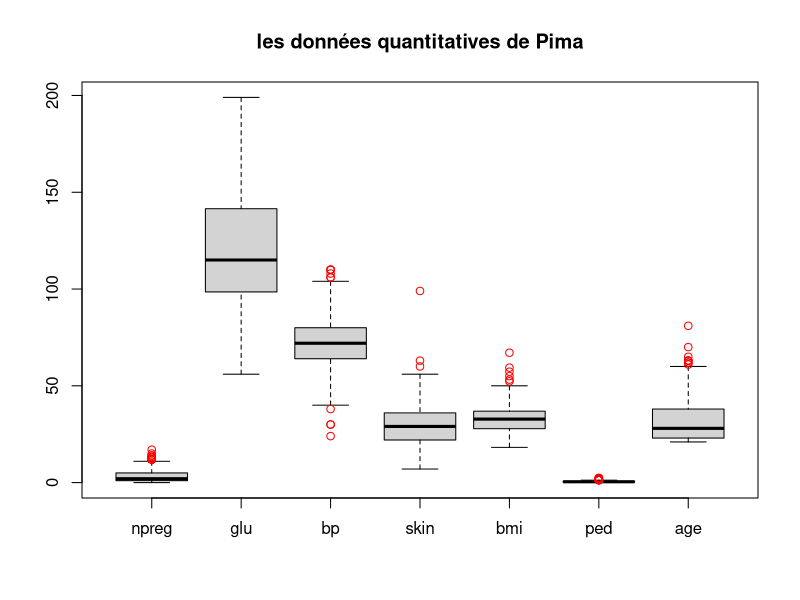
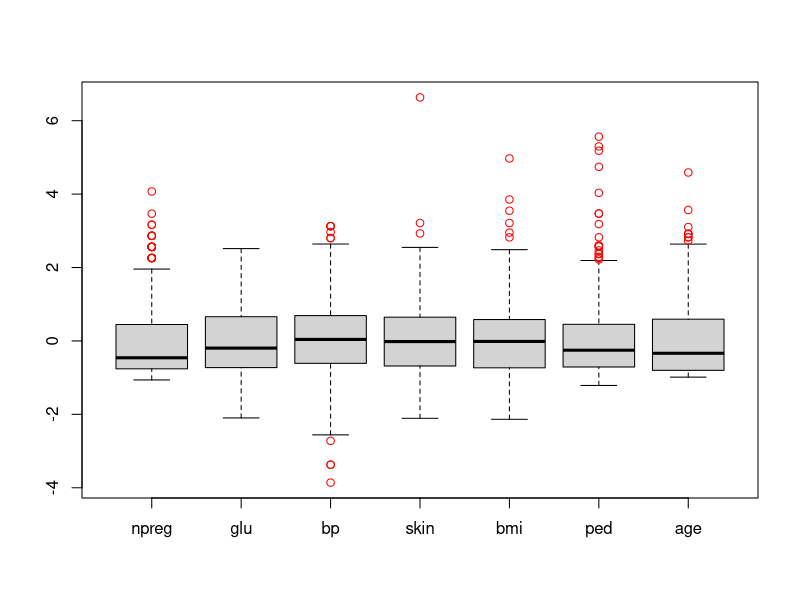
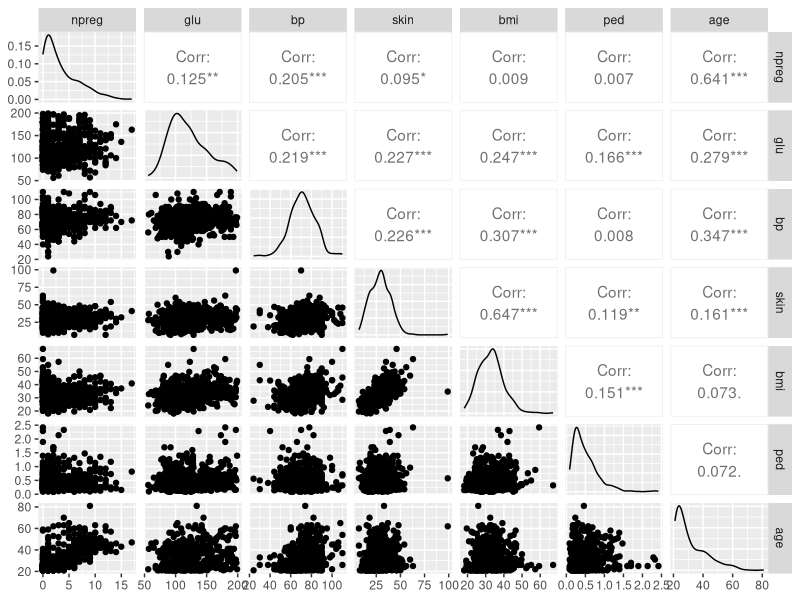
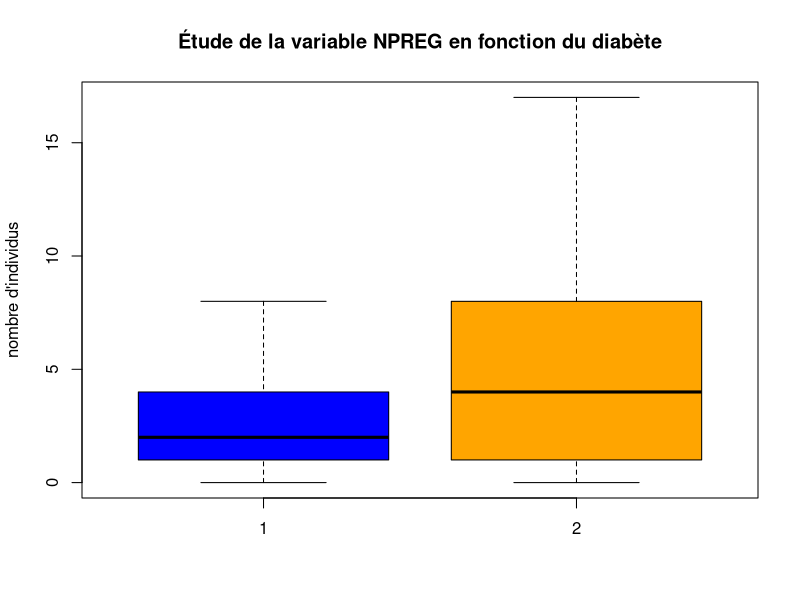
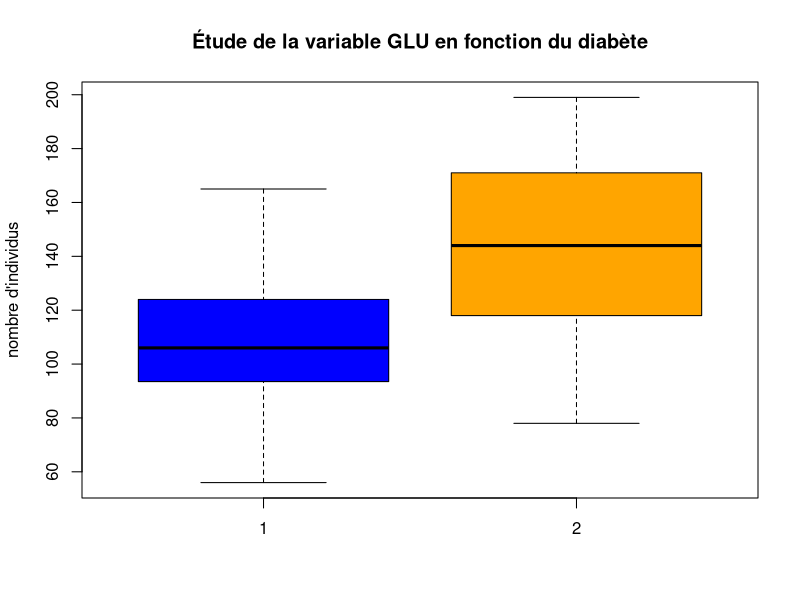
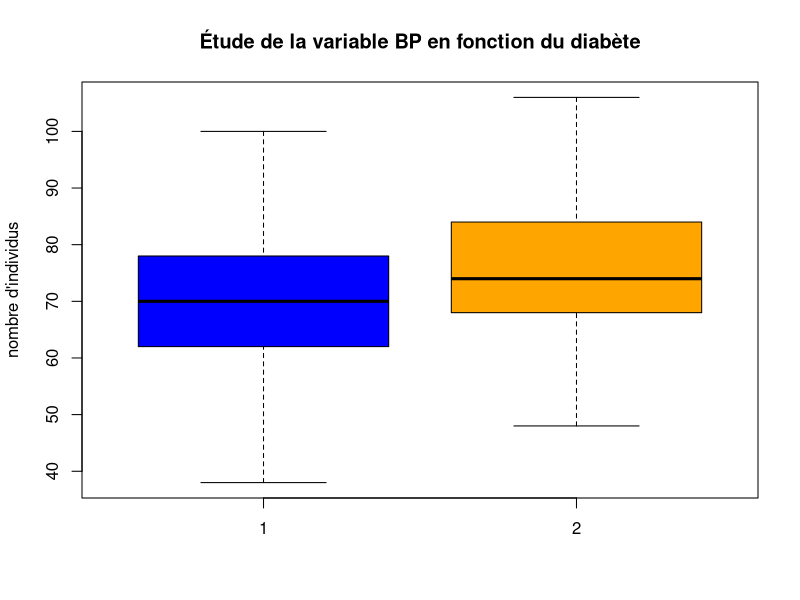
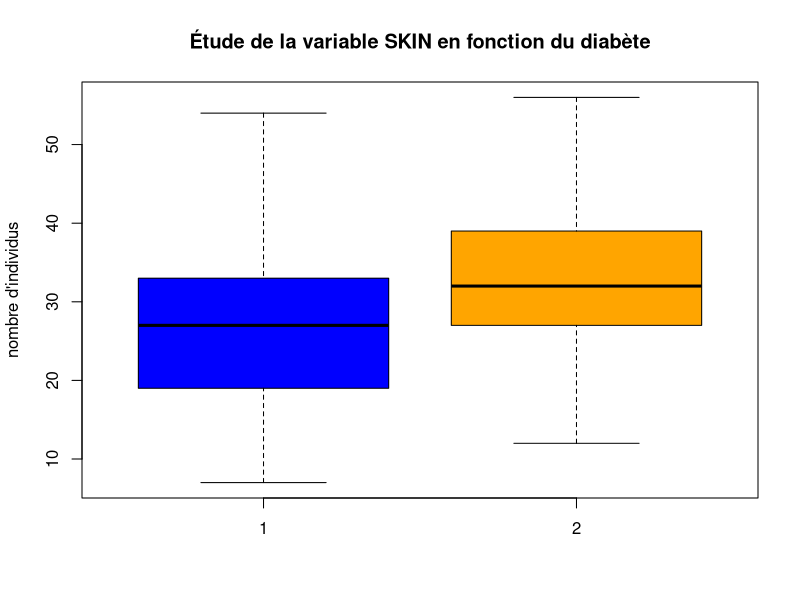
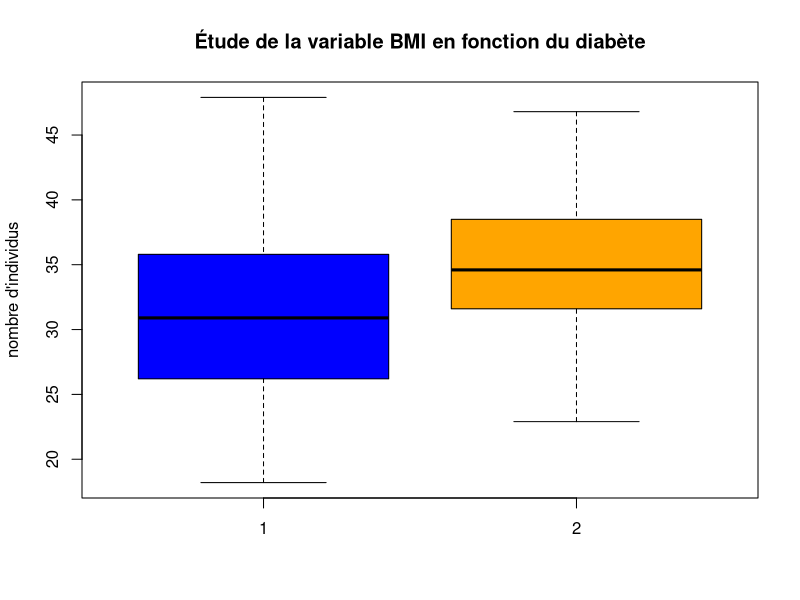

Source code (R) for these figures, in order:
#********************************************#
#                                            #
#                   Libraries                #
#                                            #
#********************************************#
library(GGally)
library(ggplot2)

Pima <- read.csv("Pima.csv", header=T)
Pima$z <- factor(Pima$z)

summary(Pima)

#********************************************#
#                                            #
#                   Question 1               #
#                                            #
#********************************************#

Pimaquant <- Pima[1:7]

boxplot(Pimaquant, main = "les données quantitatives de Pima", name = c("npreg", "glu", "bp", "skin", "bmi", "ped", "age"), outcol="red")

nrow(Pima);
any(is.na(Pima));


boxplot(scale(Pimaquant), outcol="red");

ggpairs(Pimaquant);

#********************************************#
#                                            #
#                   Question 2               #
#                                            #
#********************************************#

boxplot(Pima$npreg[Pima$z == "1"], Pima$npreg[Pima$z == "2"], main = "Étude de la variable NPREG en fonction du diabète",  col = c("blue", "orange"), names = c("1", "2"), ylab = "nombre d'individus", notch = FALSE, outline = FALSE)

boxplot(Pima$glu[Pima$z == "1"], Pima$glu[Pima$z == "2"], main = "Étude de la variable GLU en fonction du diabète",  col = c("blue", "orange"), names = c("1", "2"), ylab = "nombre d'individus", notch = FALSE, outline = FALSE)

boxplot(Pima$bp[Pima$z == "1"], Pima$bp[Pima$z == "2"], main = "Étude de la variable BP en fonction du diabète",  col = c("blue", "orange"), names = c("1", "2"), ylab = "nombre d'individus", notch = FALSE, outline = FALSE)

boxplot(Pima$skin[Pima$z == "1"], Pima$skin[Pima$z == "2"], main = "Étude de la variable SKIN en fonction du diabète",  col = c("blue", "orange"), names = c("1", "2"), ylab = "nombre d'individus", notch = FALSE, outline = FALSE)

boxplot(Pima$bmi[Pima$z == "1"], Pima$bmi[Pima$z == "2"], main = "Étude de la variable BMI en fonction du diabète",  col = c("blue", "orange"), names = c("1", "2"), ylab = "nombre d'individus", notch = FALSE, outline = FALSE)

boxplot(Pima$ped[Pima$z == "1"], Pima$ped[Pima$z == "2"], main = "Étude de la variable PED en fonction du diabète",  col = c("blue", "orange"), names = c("1", "2"), ylab = "nombre d'individus", notch = FALSE, outline = FALSE)

boxplot(Pima$age[Pima$z == "1"], Pima$age[Pima$z == "2"], main = "Étude de la variable AGE en fonction du diabète",  col = c("blue", "orange"), names = c("1", "2"), ylab = "nombre d'individus", notch = FALSE, outline = FALSE)
